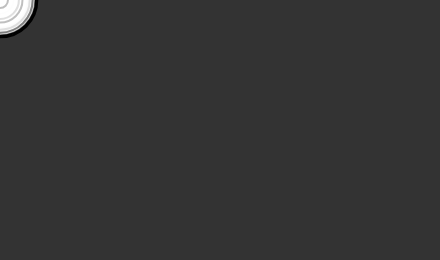
Frame 1 (no input)
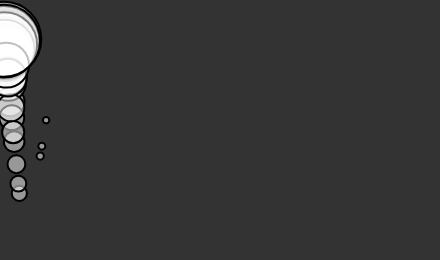
Frame 60 (no input)
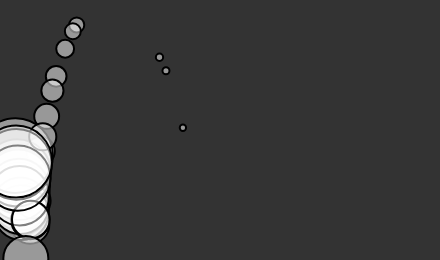
Frame 120 (the mouse pressed at the canvas centre since frame 60)

The p5.js sketch that drew these frames (run headless with seeded random() and noise() and a simulated clock; from frame 60 on, the mouse is pressed at the canvas centre):

// p5.js sketch
// ── sketch.js
var movers=[];
var noiseScale = 0.001;

function setup() {
  createCanvas(440, 260);
  //m = new Mover(random(0.1, 5), 0, 0)

    for (var i = 0; i < 30; i++) {
      movers[i] = new Mover(random(0.1,5),0,0);
  }
}

function draw() {
  background(51);
  //noise() takes  params value, valRangeMin, valRangeMax, desiredRangeMin,desiredRangeMax
  var wind = createVector(0.01, 0);
  var gravity = createVector(0, 0.1);

  for (var i = 0; i < movers.length; i++) {
     movers[i].applyForce(wind);
     movers[i].applyForce(gravity);
     movers[i].update();
     movers[i].display();
     movers[i].checkEdges();

  }
  

noiseScale+=0.001;


}



// ── mover.js

var Mover = function(m, x, y) {
  this.mass = m;
  this.position = createVector(x, y);
  this.velocity = createVector(0, 0);
  this.acceleration = createVector(0, 0);

  this.applyForce = function(force) {
    var f = p5.Vector.div(force, this.mass);
    this.acceleration.add(f);
  };
    
  this.update = function() {
    this.velocity.add(this.acceleration);
    this.position.add(this.velocity);
    this.acceleration.mult(0);
  };

  this.display = function() {
    stroke(0);
    strokeWeight(2);
    fill(255, 127);
    ellipse(this.position.x, this.position.y, this.mass*16, this.mass*16);
  };

  this.checkEdges = function() {
    if (this.position.x > width) {
      this.position.x = width;
      this.velocity.x *= -1;
    } else if (this.position.x < 0) {
      this.velocity.x *= -1;
      this.position.x = 0;
    }
    if (this.position.y > height) {
      this.velocity.y *= -1;
      this.position.y = height;
    }
  };

};
